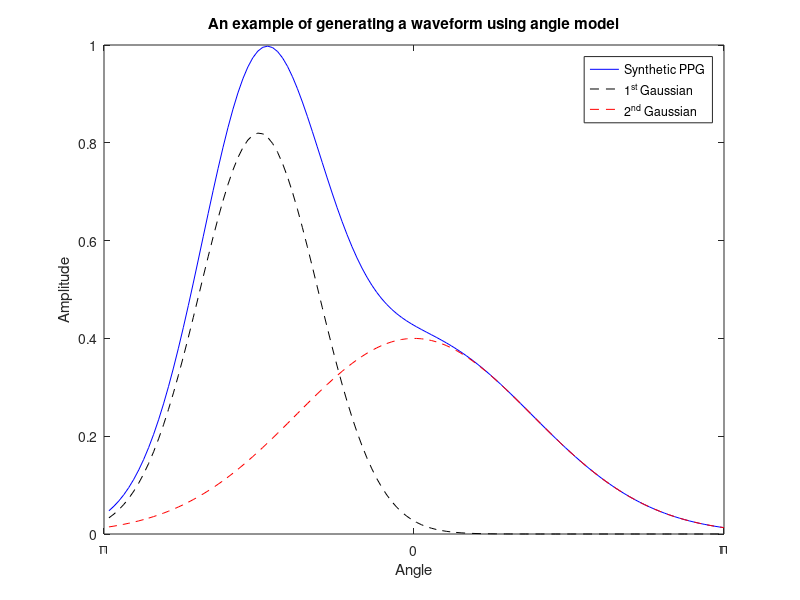

MATLAB code to generate this figure:
%Mô phỏng tín hiệu PPG bằng kết hợp 2 hàm phân phối chuẩn Gaussian 
Duration = 1;%Chu kì PPG 1s
Fs = 125; %Tần số lấy mẫu 125Hz
a = [0.82,0.4];%Chiều cao của đỉnh 0.82 hoặc 0.4
mu = [-pi/2,0];%Trung tâm của đỉnh -pi/2 hoặc 0
sigma = [0.6,1.2];%Độ lệch chuẩn 0.6 hoặc 1.2
Samples = Fs/Duration;%Số điểm lấy mẫu (125)
V_angle = 2*pi/Samples;%Tốc độ góc 
angle = -pi+V_angle :V_angle:pi;%lấy các góc từ -pi ->pi
y1 = a(1) * exp(-(((angle-mu(1))/sigma(1)).^2)/2);
y2 = a(2) * exp(-(((angle-mu(2))/sigma(2)).^2)/2);
y = y1 + y2;
figure; plot(angle,y,'b');
hold on; plot(angle,y1,'k--');plot(angle,y2,'r--');
xlabel("Angle");
ylabel("Amplitude");
xlim([-pi,pi]);
set(gca,'xtick',[-pi,0,pi],'xticklabel',{'\pi','0','\pi'});
legend("Synthetic PPG","1^{st} Gaussian", "2^{nd} Gaussian");
title("An example of generating a waveform using angle model");